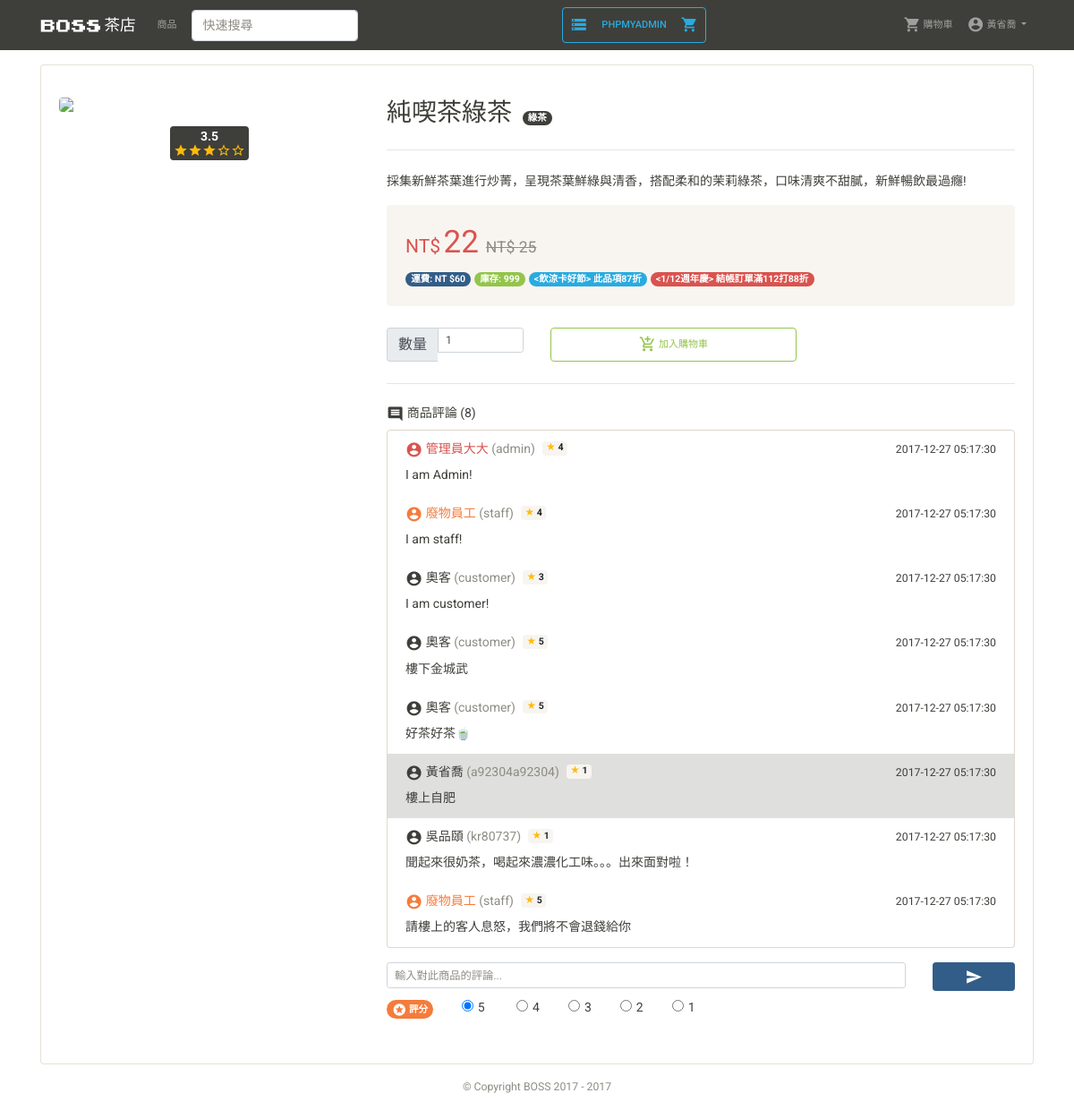
The page /product_detail.php?ID=1 (signed in) on the database its author committed.
### tables this page shows
CREATE TABLE MEMBER(
  ID VARCHAR(20) PRIMARY KEY,
  Password VARCHAR(128) NOT NULL,
  Name VARCHAR(12) NOT NULL,
  Email VARCHAR(30) NOT NULL,
  Phone VARCHAR(10) NOT NULL,
  RegDate TIMESTAMP DEFAULT CURRENT_TIMESTAMP,
  Birth DATE,
  Gender ENUM('M', 'F', 'N'),
  Address VARCHAR(100),
  Position ENUM('S', 'A', 'C') NOT NULL
);

CREATE TABLE DISCOUNT (
  ID INT(7) UNSIGNED AUTO_INCREMENT PRIMARY KEY,
  Type ENUM('shipping', 'seasoning', 'event'),
  PeriodFrom DATE NOT NULL,
  PeriodTo DATE NOT NULL,
  Requirement INT(7) UNSIGNED,
  Rate DOUBLE(3,3) NOT NULL,
  Info VARCHAR(100) NOT NULL,
  EventType ENUM('BOGO', 'discount')
);

CREATE TABLE COMMENT (
  ID INT(7) UNSIGNED AUTO_INCREMENT PRIMARY KEY,
  CID VARCHAR(20) NOT NULL,
  PID INT(7) UNSIGNED NOT NULL,
  Star INT(1) NOT NULL,
  Date TIMESTAMP DEFAULT CURRENT_TIMESTAMP,
  Comment VARCHAR(100) NOT NULL
);

### verification.php (called while the page is built, shortened)
<?php
include('connection.php');
if(isset($_SESSION['ID'])){
  $user_id = $_SESSION['ID'];
  $sql = "SELECT * FROM MEMBER WHERE ID='$user_id'";
  $rows = mysqli_fetch_array($conn->query($sql));
  $user_name = $rows['Name'];
  $user_position = $rows['Position'];
}

### connection.php (called while the page is built, shortened)
<?php
  $conn = new mysqli(db_host, db_username, db_password, db_name);
  $conn->query("SET NAMES 'utf8mb4'");
  require_once('verification.php');

### comment.php (the view, shortened to what this page needs)
<?php
  $sqlnone = 'SELECT COUNT(*) COUNT_NUM FROM COMMENT
  WHERE PID='.$_GET['ID'];
  $comment_num=mysqli_fetch_array($conn->query($sqlnone))['COUNT_NUM'];
?>
<h6>
  <i class="material-icons">comment</i> 商品評論
  (<?php echo $comment_num; ?>)
</h6>
<div class="list-group ">
  <?php
  $sql = 'SELECT *, COMMENT.ID CommentID FROM COMMENT
          INNER JOIN MEMBER ON MEMBER.ID = COMMENT.CID
          WHERE COMMENT.PID=' . $_GET['ID'].'
          ORDER BY CommentID';
  $result = $conn->query($sql);
  while($rows=mysqli_fetch_array($result)){
    $CommentID=$rows['CommentID'];
    $CID=$rows['CID'];
    $CName=$rows['Name'];
    $Date=$rows['Date'];
    $Comment=$rows['Comment'];
    $Star=$rows['Star'];
    $Position=$rows['Position'];
    $comment_by_me=($CID==$user_id)?'list-group-item-secondary':'';
    if($Position=='A') $comment_color= 'text-danger';
    else if($Position=='S') $comment_color= 'text-warning';
    else $comment_color='';
    if($user_position=='A'||$user_position=='S') $comment_del_url= 'href="comment_del.php?CommentID='.$CommentID.'&PID='.$_GET['ID'].'"';
    else $comment_del_url='';
    $star_text='<span class="badge badge-light star mx-2">
                  <span style="color: #FFBA0C">★</span> '. $Star .'
                </span>';
    echo '<a '. $comment_del_url .' class="list-group-item list-group-item-action flex-column '. $comment_by_me .'">
            <div class="d-flex w-100 justify-content-between">
              <h6 class="mb-2 '. $comment_color . '">
              <i class="material-icons">account_circle</i> '. $CName .' <span class="text-muted">('. $CID .')</span>' . $star_text .'</h6>
              <small class="d-none d-lg-inline-block">'. $Date .'</small>
            </div>
            <p class="mb-0">'. htmlspecialchars($Comment) .'</p>
            <small class="d-inline-block d-lg-none">'. $Date .'</small>
          </a>';
  }
  ?>
</div>
<form class="row mt-3 <?php if($user_position == 'G') echo'd-none' ?>" action="comment_post.php" method="post" >
  <div class="col">
    <div class="row">
      <div class="col-12 ">
        <input type="text" name="Comment" class="form-control form-control-sm"  placeholder="輸入對此商品的評論..." <?php if($user_position == 'G') echo'disabled' ;?> required>
      </div>
    </div>
  </div>
  <div class="col-3 col-lg-2">
    <button type="submit" class="btn btn-primary btn-block btn-sm "<?php if($user_position == 'G') echo'disabled' ;?>><i class="material-icons" style="font-size:1.2rem">send</i></button>
  </div>
  <div class="col-12 my-2 <?php if($user_position == 'G') echo'd-none' ?> ">
    <span class="badge badge-pill badge-warning mr-2"><i class="material-icons" style="font-size:1rem;">stars</i> 評分</span>
    <div class="form-check form-check-inline">
      <label class="form-check-label">
        <input class="form-check-input" type="radio" name="Star" id="inlineRadio5" value="5" checked>5
      </label>
    </div>
    <?php
      for ($i=4; $i > 0 ; $i--) {
        echo '<div class="form-check form-check-inline">
                <label class="form-check-label">
                  <input class="form-check-input" type="radio" name="Star" id="inlineRadio'.$i.'" value="'.$i.'" >'. $i .'
                 </label>
              </div>';
      }
    ?>
  </div>
</form>

### nav.php (shortened to what this page needs)
<?php
$this_page = pathinfo($_SERVER['PHP_SELF'])['filename']
?>
<?php
  $customer_display  = ($user_position=='C'||$user_position=='G')?'':'d-none ';
?>
<nav id="navbar" class="navbar navbar-expand-lg navbar-dark bg-primary1 sticky-top" style="background:rgba(62,63,58,1);">
  <div class="container">
    <a class="navbar-brand align-middle" href="index.php">
      <img src="img/logo-01.png" class="img-fluid" style="max-height:1.1rem"> 茶店
    </a>
    <div class="collapse navbar-collapse" id="navbarSupportedContent">
      <ul class="navbar-nav mr-auto">
        <li class="nav-item <?=($this_page =='product')?'active':'';?>">
          <a class="nav-link " href="product.php">商品</a>
        </li>
        <form class="form-inline mx-0 mx-lg-2 my-2 my-lg-0" method="get" action="product.php">
          <input class="form-control mr-sm-2" type="search" placeholder="快速搜尋" name="keyword" required>
        </form>
      </ul>
      <?php
      if(debug_mode){
        echo '<ul class="navbar-nav border border-info rounded ">
        <li class="nav-item">
        <a class="nav-link text-info" href="db.php"><i class="material-icons">storage</i></a>
        </li>
        <li class="nav-item">
        <a class="nav-link text-info" target="_blank" href="http://localhost/phpmyadmin/">phpmyadmin</a>
        </li>
        <li class="nav-item">
        <a class="nav-link text-info" href="cart.php"><i class="material-icons">shopping_cart</i></a>
        </li>
        </ul>';
      }
      ?>
      <ul class="navbar-nav ml-auto">
        <li class="nav-item <?=($this_page =='cart')?'active ':'' ?> <?=$customer_display; ?>">
          <a class="nav-link" href="cart.php"><i class="material-icons">shopping_cart</i> 購物車</a>
        </li>
        <li class="nav-item dropdown <?=isset($_SESSION['ID'])?'':'d-none'?>">
          <a class="nav-link dropdown-toggle" href="#" id="user" role="button" data-toggle="dropdown" aria-haspopup="true" aria-expanded="false">
            <i class="material-icons">account_circle</i>
            <?=$user_name?>
          </a>
        </li>
      </ul>
    </div>
  </div>
</nav>

### product_discount.php (shortened to what this page needs)
<?php
function PrintProductDetailDiscountBadge($info, $discount, $color){
  $full_discount_text = '<' .$info . '> ' . $discount;
  echo '<span class="badge badge-pill badge-'.$color.'">'. $full_discount_text .'</span> ';
}
$sql = 'SELECT * FROM DISCOUNT';
$result = $conn->query($sql);
while($rows = mysqli_fetch_array($result))
{
  if((date('Y-m-d')>=$rows['PeriodFrom']) && (date('Y-m-d')<=$rows['PeriodTo'])){
    switch ($rows['Type']) {
      case 'seasoning':
        $discount='結帳訂單滿'. $rows['Requirement'] .'打'.($rows['Rate']*100).'折';
        break;
      case 'event':
        $sql = "SELECT * FROM PRODUCT P , DISCOUNT D
         WHERE P.ID = ".$_GET['ID'].
         " AND D.ID = P.DID AND D.ID=". $rows['ID'];
        $result_this_product=$conn->query($sql);
        if(mysqli_num_rows($result_this_product)>=1){
          $rows_this_product = mysqli_fetch_array($result_this_product);
          if($rows_this_product['EventType']=='BOGO'){
            $discount= '此品買一送一';
          } else if($rows_this_product['EventType']=='discount'){
            $discount= '此品項'.($rows['Rate']*100).'折';
          }
          $color='info';
          PrintProductDetailDiscountBadge($rows['Info'], $discount, $color);
        }
        break;
    }
  }
}

### css/style.css (style rules this page uses)
i.material-icons { vertical-align: middle; font-size: 1.2rem; }
.star { vertical-align: top; }

### rows shown on the page
member: Name "黃省喬"
discount: full_discount_text "<飲涼卡好節> 此品項87折"
discount: Info "<1/12週年慶> 結帳訂單滿112打88折"
comment: CID.Name "管理員大大", CID "admin", Star "4", Date "2017-12-27 05:17:30", Comment "I am Admin!"
comment: CID.Name "廢物員工", CID "staff", Star "4", Date "2017-12-27 05:17:30", Comment "I am staff!"
comment: CID.Name "奧客", CID "customer", Star "3", Date "2017-12-27 05:17:30", Comment "I am customer!"
comment: CID.Name "奧客", CID "customer", Star "5", Date "2017-12-27 05:17:30", Comment "樓下金城武"
comment: CID.Name "奧客", CID "customer", Star "5", Date "2017-12-27 05:17:30", Comment "好茶好茶🍵"
comment: CID.Name "黃省喬", CID "a92304a92304", Star "1", Date "2017-12-27 05:17:30", Comment "樓上自肥"
comment: CID.Name "吳品頤", CID "kr80737", Star "1", Date "2017-12-27 05:17:30", Comment "聞起來很奶茶，喝起來濃濃化工味。。。出來面對啦！"
comment: CID.Name "廢物員工", CID "staff", Star "5", Date "2017-12-27 05:17:30", Comment "請樓上的客人息怒，我們將不會退錢給你"

### other values the page prints
$star_num "3.5"
$rows['PName'] "純喫茶綠茶"
$rows['CName'] "綠茶"
$rows['PInfo'] "採集新鮮茶葉進行炒菁，呈現茶葉鮮綠與清香，搭配柔和的茉莉綠茶，口味清爽不甜膩，新鮮暢飲最過癮!"
$rows['PPriceDiscountF'] "22"
$rows['PPriceF'] "25"
$rows['PStock'] "999"
$comment_num "8"
